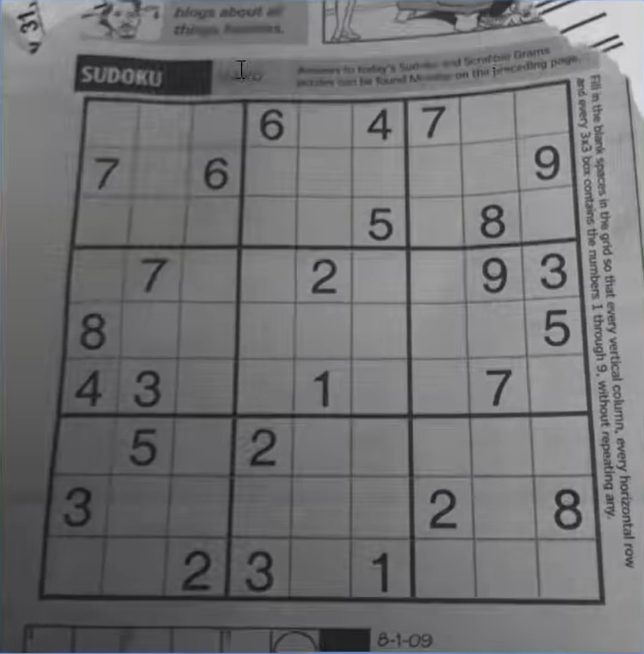
#> input picture hello/opencv/Hough_Line_Transform/sudoku.png, 644 x 654 px
$ python hough_transform.py
#> lines starting #> are read from the running program, lines starting #| are printed output that depends on the picture; after the words box and inside, x2 and y2 are one past the last pixel; in counts of white or black regions, pixels touching at a corner belong together; long printed decimals are rounded
import cv2 as cv
import numpy as np

img = cv.imread('sudoku.png')
#> img is the input picture: shape (654, 644, 3); mean B, G, R 115.5, 114, 114
gray = cv.cvtColor(img, cv.COLOR_BGR2GRAY)
edges = cv.Canny(gray, 50, 150, apertureSize=3)
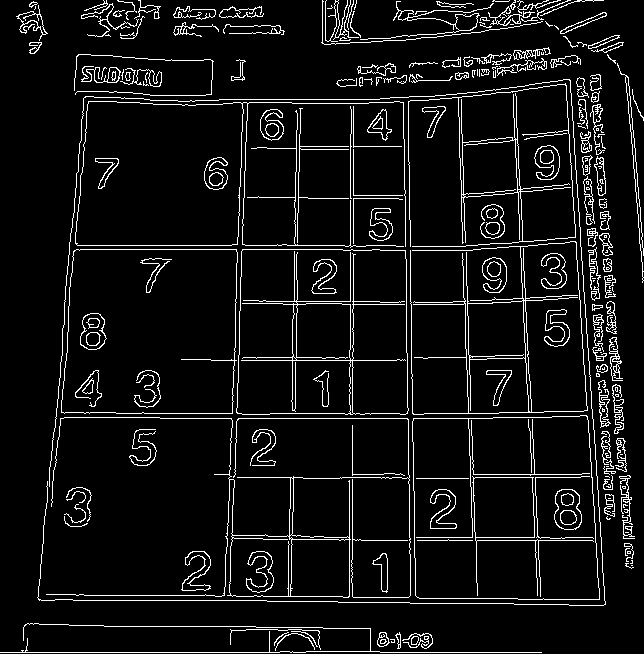
#> edges: shape (654, 644); 7.2% white in thin lines or dots
lines = cv.HoughLines(edges, rho=1, theta=np.pi/180, threshold=200)
#> lines = 29 rows, first 8: [652, 1.57], [-456, 3.11], [-562, 3.07], [-509, 3.09], [-506, 3.09], [-405, 3.12], [418, 1.57], [246, 0.0349]
print(lines)
#| [[[ 6.5200000e+02  1.5707964e+00]]
#|  [[-4.5600000e+02  3.1066861e+00]]
#|  [[-5.6200000e+02  3.0717795e+00]]
#|  [[-5.0900000e+02  3.0892327e+00]]
#|  [[-5.0600000e+02  3.0892327e+00]]
#|  [[-4.0500000e+02  3.1241393e+00]]
#|  [[ 4.1800000e+02  1.5707964e+00]]
#|  [[ 2.4600000e+02  3.4906585e-02]]
#|  [[ 4.1300000e+02  1.5707964e+00]]
#|  [[ 2.4500000e+02  1.5707964e+00]]
#|  [[-5.5700000e+02  3.0717795e+00]]
#|  [[ 2.5000000e+02  3.4906585e-02]]
#> (further printed lines are left out)
for line in lines:
    rho, theta = line[0]
    # print(line)
    b = np.sin(theta)
    a = np.cos(theta)
    x0 = a*rho
    y0 = b*rho
    x1 = int(x0 + 1000*(-b))
    y1 = int(y0 + 1000*(a))
    x2 = int(x0 - 1000*(-b))
    y2 = int(y0 - 1000*(a))
    cv.line(img, (x1, y1), (x2, y2), (0,0,255), 2, cv.LINE_AA)
#> this loop made 29 passes
#> (rho, theta, b, a, x0, y0, x1, y1) on passes 1 to 12: (652, 1.57, 1, -4.37e-08, -2.85e-05, 652, -1000, 651), (-456, 3.11, 0.0349, -0.999, 455.7, -15.91, 420, -1015), (-562, 3.07, 0.0698, -0.998, 560.6, -39.2, 490, -1036), (-509, 3.09, 0.0523, -0.999, 508.3, -26.64, 455, -1025), (-506, 3.09, 0.0523, -0.999, 505.3, -26.48, 452, -1025), (-405, 3.12, 0.0175, -1, 404.9, -7.07, 387, -1006), (418, 1.57, 1, -4.37e-08, -1.83e-05, 418, -1000, 417), (246, 0.0349, 0.0349, 0.999, 245.9, 8.59, 210, 1007), (413, 1.57, 1, -4.37e-08, -1.81e-05, 413, -1000, 412), (245, 1.57, 1, -4.37e-08, -1.07e-05, 245, -1000, 244), (-557, 3.07, 0.0698, -0.998, 555.6, -38.85, 485, -1036), (250, 0.0349, 0.0349, 0.999, 249.8, 8.72, 214, 1008)
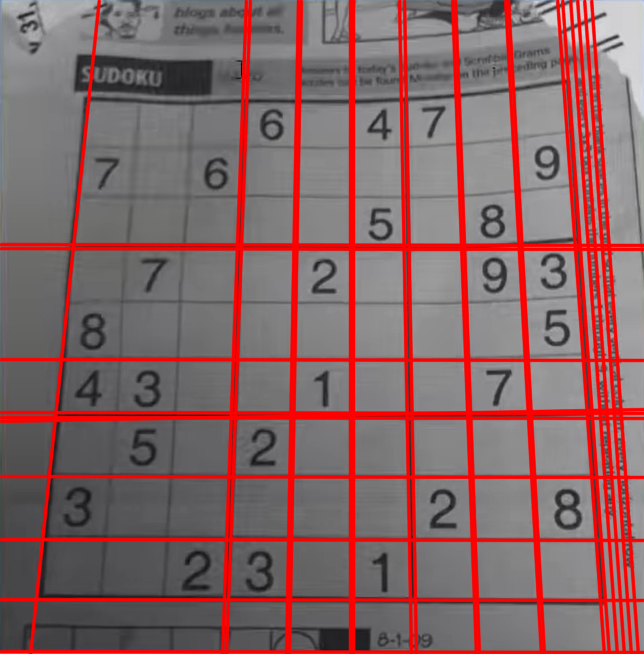
#> img: shape (654, 644, 3); 19.3% of pixels changed, all inside (x1, y1, x2, y2) = (0, 0, 644, 654)

cv.imshow('img', img)
cv.imshow('img2', edges)
cv.waitKey(0)
cv.destroyAllWindows()

$ run again, with hello/opencv/Hough_Line_Transform/lane2.png copied over hello/opencv/Hough_Line_Transform/sudoku.png
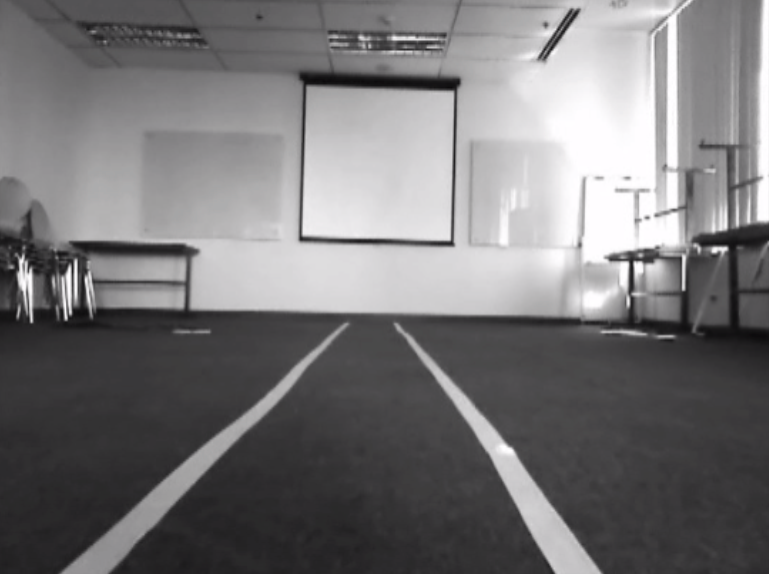
#> input picture hello/opencv/Hough_Line_Transform/lane2.png, 769 x 574 px
#> img is the input picture: shape (574, 769, 3); mean B, G, R 119.4, 118, 119.3
#> `edges = cv.Canny(gray, 50, 150, apertureSize=3)`:
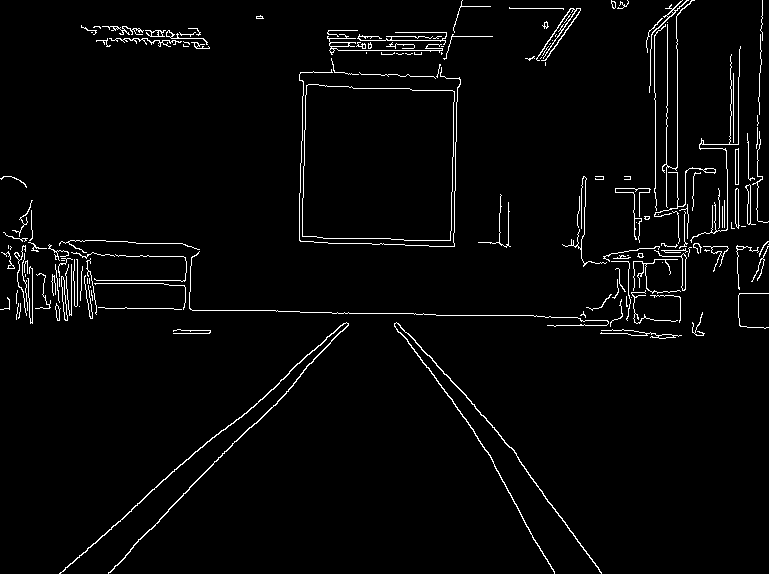
#> edges: shape (574, 769); 2.8% white in thin lines or dots
#> lines = [[306, 1.59], [475, 0.768]]
#| [[[306.          1.588]]
#|  [[475.          0.7679]]]
#> the loop `for line in lines:` made 2 passes
#> (rho, theta, b, a, x0, y0, x1, y1) on passes 1 to 2: (306, 1.59, 1, -0.0175, -5.34, 306, -1005, 288), (475, 0.768, 0.695, 0.719, 341.7, 330, -352, 1049)
#> after the loop `for line in lines:`:
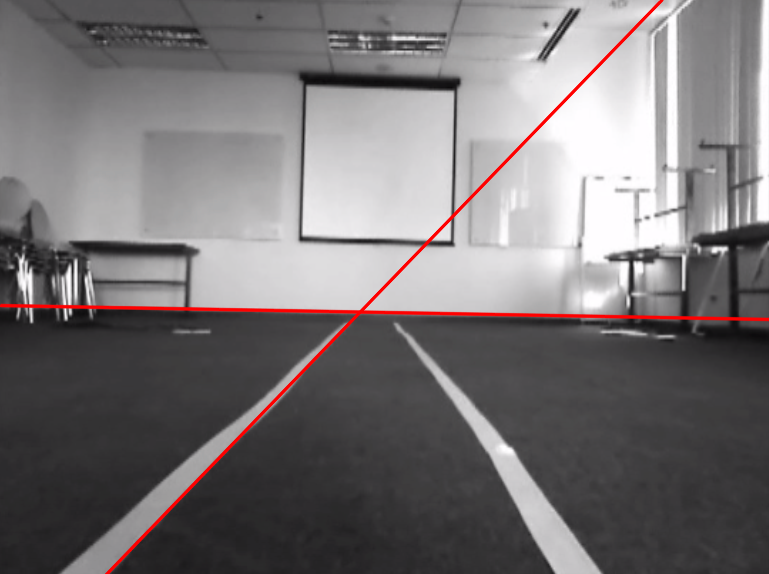
#> img: shape (574, 769, 3); 1.62% of pixels changed, all inside (x1, y1, x2, y2) = (0, 0, 769, 574)
